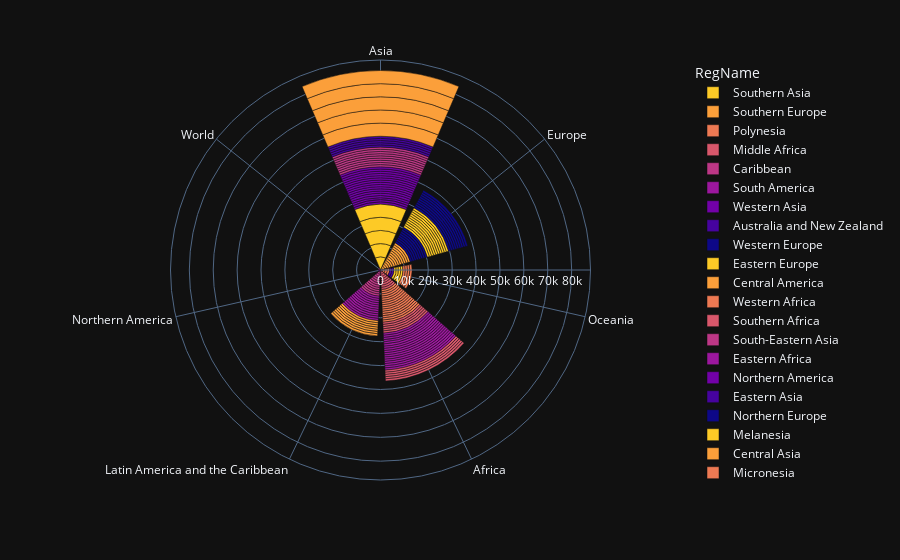

Write notebook code for a chart like this one.
### Code cell
fig = px.bar_polar(df, r = "REG", theta = "AreaName", color = "RegName", template = "plotly_dark", color_discrete_sequence = px.colors.sequential.Plasma[-2::-1])
fig.show()

### Figure 1 — Plotly figure (JSON) as saved in the notebook; plotly's stock layout.template omitted (floating-point values rounded to 4 significant figures)
{"data": [{"hovertemplate": "RegName=Southern Asia<br>REG=%{r}<br>AreaName=%{theta}<extra></extra>", "legendgroup": "Southern Asia", "marker": {"color": "#fdca26", "pattern": {"shape": ""}}, "name": "Southern Asia", "r": [5501, 5501, 5501, 5501, 5501], "showlegend": true, "subplot": "polar", "theta": ["Asia", "Asia", "Asia", "Asia", "Asia"], "type": "barpolar"}, {"hovertemplate": "RegName=Southern Europe<br>REG=%{r}<br>AreaName=%{theta}<extra></extra>", "legendgroup": "Southern Europe", "marker": {"color": "#fb9f3a", "pattern": {"shape": ""}}, "name": "Southern Europe", "r": [925, 925, 925, 925, 925, 925, 925, 925, 925, 925, 925, 925, 925, 925], "showlegend": true, "subplot": "polar", "theta": ["Europe", "Europe", "Europe", "Europe", "Europe", "Europe", "Europe", "Europe", "Europe", "Europe", "Europe", "Europe", "Europe", "Europe"], "type": "barpolar"}, {"hovertemplate": "RegName=Polynesia<br>REG=%{r}<br>AreaName=%{theta}<extra></extra>", "legendgroup": "Polynesia", "marker": {"color": "#ed7953", "pattern": {"shape": ""}}, "name": "Polynesia", "r": [957, 957, 957, 957], "showlegend": true, "subplot": "polar", "theta": ["Oceania", "Oceania", "Oceania", "Oceania"], "type": "barpolar"}, {"hovertemplate": "RegName=Middle Africa<br>REG=%{r}<br>AreaName=%{theta}<extra></extra>", "legendgroup": "Middle Africa", "marker": {"color": "#d8576b", "pattern": {"shape": ""}}, "name": "Middle Africa", "r": [911, 911, 911, 911, 911, 911, 911, 911, 911], "showlegend": true, "subplot": "polar", "theta": ["Africa", "Africa", "Africa", "Africa", "Africa", "Africa", "Africa", "Africa", "Africa"], "type": "barpolar"}, {"hovertemplate": "RegName=Caribbean<br>REG=%{r}<br>AreaName=%{theta}<extra></extra>", "legendgroup": "Caribbean", "marker": {"color": "#bd3786", "pattern": {"shape": ""}}, "name": "Caribbean", "r": [915, 915, 915, 915, 915, 915, 915, 915, 915, 915, 915, 915], "showlegend": true, "subplot": "polar", "theta": ["Latin America and the Caribbean", "Latin America and the Caribbean", "Latin America and the Caribbean", "Latin America and the Caribbean", "Latin America and the Caribbean", "Latin America and the Caribbean", "Latin America and the Caribbean", "Latin America and the Caribbean", "Latin America and the Caribbean", "Latin America and the Caribbean", "Latin America and the Caribbean", "Latin America and the Caribbean"], "type": "barpolar"}, {"hovertemplate": "RegName=South America<br>REG=%{r}<br>AreaName=%{theta}<extra></extra>", "legendgroup": "South America", "marker": {"color": "#9c179e", "pattern": {"shape": ""}}, "name": "South America", "r": [931, 931, 931, 931, 931, 931, 931, 931, 931, 931, 931], "showlegend": true, "subplot": "polar", "theta": ["Latin America and the Caribbean", "Latin America and the Caribbean", "Latin America and the Caribbean", "Latin America and the Caribbean", "Latin America and the Caribbean", "Latin America and the Caribbean", "Latin America and the Caribbean", "Latin America and the Caribbean", "Latin America and the Caribbean", "Latin America and the Caribbean", "Latin America and the Caribbean"], "type": "barpolar"}, {"hovertemplate": "RegName=Western Asia<br>REG=%{r}<br>AreaName=%{theta}<extra></extra>", "legendgroup": "Western Asia", "marker": {"color": "#7201a8", "pattern": {"shape": ""}}, "name": "Western Asia", "r": [922, 922, 922, 922, 922, 922, 922, 922, 922, 922, 922, 922, 922, 922, 922, 922, 922], "showlegend": true, "subplot": "polar", "theta": ["Asia", "Asia", "Asia", "Asia", "Asia", "Asia", "Asia", "Asia", "Asia", "Asia", "Asia", "Asia", "Asia", "Asia", "Asia", "Asia", "Asia"], "type": "barpolar"}, {"hovertemplate": "RegName=Australia and New Zealand<br>REG=%{r}<br>AreaName=%{theta}<extra></extra>", "legendgroup": "Australia and New Zealand", "marker": {"color": "#46039f", "pattern": {"shape": ""}}, "name": "Australia and New Zealand", "r": [927, 927], "showlegend": true, "subplot": "polar", "theta": ["Oceania", "Oceania"], "type": "barpolar"}, {"hovertemplate": "RegName=Western Europe<br>REG=%{r}<br>AreaName=%{theta}<extra></extra>", "legendgroup": "Western Europe", "marker": {"color": "#0d0887", "pattern": {"shape": ""}}, "name": "Western Europe", "r": [926, 926, 926, 926, 926, 926, 926, 926], "showlegend": true, "subplot": "polar", "theta": ["Europe", "Europe", "Europe", "Europe", "Europe", "Europe", "Europe", "Europe"], "type": "barpolar"}, {"hovertemplate": "RegName=Eastern Europe<br>REG=%{r}<br>AreaName=%{theta}<extra></extra>", "legendgroup": "Eastern Europe", "marker": {"color": "#fdca26", "pattern": {"shape": ""}}, "name": "Eastern Europe", "r": [923, 923, 923, 923, 923, 923, 923, 923, 923, 923], "showlegend": true, "subplot": "polar", "theta": ["Europe", "Europe", "Europe", "Europe", "Europe", "Europe", "Europe", "Europe", "Europe", "Europe"], "type": "barpolar"}, {"hovertemplate": "RegName=Central America<br>REG=%{r}<br>AreaName=%{theta}<extra></extra>", "legendgroup": "Central America", "marker": {"color": "#fb9f3a", "pattern": {"shape": ""}}, "name": "Central America", "r": [916, 916, 916, 916, 916, 916, 916], "showlegend": true, "subplot": "polar", "theta": ["Latin America and the Caribbean", "Latin America and the Caribbean", "Latin America and the Caribbean", "Latin America and the Caribbean", "Latin America and the Caribbean", "Latin America and the Caribbean", "Latin America and the Caribbean"], "type": "barpolar"}, {"hovertemplate": "RegName=Western Africa<br>REG=%{r}<br>AreaName=%{theta}<extra></extra>", "legendgroup": "Western Africa", "marker": {"color": "#ed7953", "pattern": {"shape": ""}}, "name": "Western Africa", "r": [914, 914, 914, 914, 914, 914, 914, 914, 914, 914, 914, 914, 914, 914, 914], "showlegend": true, "subplot": "polar", "theta": ["Africa", "Africa", "Africa", "Africa", "Africa", "Africa", "Africa", "Africa", "Africa", "Africa", "Africa", "Africa", "Africa", "Africa", "Africa"], "type": "barpolar"}, {"hovertemplate": "RegName=Southern Africa<br>REG=%{r}<br>AreaName=%{theta}<extra></extra>", "legendgroup": "Southern Africa", "marker": {"color": "#d8576b", "pattern": {"shape": ""}}, "name": "Southern Africa", "r": [913, 913, 913, 913, 913], "showlegend": true, "subplot": "polar", "theta": ["Africa", "Africa", "Africa", "Africa", "Africa"], "type": "barpolar"}, {"hovertemplate": "RegName=South-Eastern Asia<br>REG=%{r}<br>AreaName=%{theta}<extra></extra>", "legendgroup": "South-Eastern Asia", "marker": {"color": "#bd3786", "pattern": {"shape": ""}}, "name": "South-Eastern Asia", "r": [920, 920, 920, 920, 920, 920, 920, 920, 920], "showlegend": true, "subplot": "polar", "theta": ["Asia", "Asia", "Asia", "Asia", "Asia", "Asia", "Asia", "Asia", "Asia"], "type": "barpolar"}, {"hovertemplate": "RegName=Eastern Africa<br>REG=%{r}<br>AreaName=%{theta}<extra></extra>", "legendgroup": "Eastern Africa", "marker": {"color": "#9c179e", "pattern": {"shape": ""}}, "name": "Eastern Africa", "r": [910, 910, 910, 910, 910, 910, 910, 910, 910, 910, 910, 910, 910, 910, 910, 910, 910], "showlegend": true, "subplot": "polar", "theta": ["Africa", "Africa", "Africa", "Africa", "Africa", "Africa", "Africa", "Africa", "Africa", "Africa", "Africa", "Africa", "Africa", "Africa", "Africa", "Africa", "Africa"], "type": "barpolar"}, {"hovertemplate": "RegName=Northern America<br>REG=%{r}<br>AreaName=%{theta}<extra></extra>", "legendgroup": "Northern America", "marker": {"color": "#7201a8", "pattern": {"shape": ""}}, "name": "Northern America", "r": [905], "showlegend": true, "subplot": "polar", "theta": ["Northern America"], "type": "barpolar"}, {"hovertemplate": "RegName=Eastern Asia<br>REG=%{r}<br>AreaName=%{theta}<extra></extra>", "legendgroup": "Eastern Asia", "marker": {"color": "#46039f", "pattern": {"shape": ""}}, "name": "Eastern Asia", "r": [906, 906, 906, 906, 906], "showlegend": true, "subplot": "polar", "theta": ["Asia", "Asia", "Asia", "Asia", "Asia"], "type": "barpolar"}, {"hovertemplate": "RegName=Northern Europe<br>REG=%{r}<br>AreaName=%{theta}<extra></extra>", "legendgroup": "Northern Europe", "marker": {"color": "#0d0887", "pattern": {"shape": ""}}, "name": "Northern Europe", "r": [924, 924, 924, 924, 924, 924, 924, 924, 924], "showlegend": true, "subplot": "polar", "theta": ["Europe", "Europe", "Europe", "Europe", "Europe", "Europe", "Europe", "Europe", "Europe"], "type": "barpolar"}, {"hovertemplate": "RegName=Melanesia<br>REG=%{r}<br>AreaName=%{theta}<extra></extra>", "legendgroup": "Melanesia", "marker": {"color": "#fdca26", "pattern": {"shape": ""}}, "name": "Melanesia", "r": [928, 928, 928, 928], "showlegend": true, "subplot": "polar", "theta": ["Oceania", "Oceania", "Oceania", "Oceania"], "type": "barpolar"}, {"hovertemplate": "RegName=Central Asia<br>REG=%{r}<br>AreaName=%{theta}<extra></extra>", "legendgroup": "Central Asia", "marker": {"color": "#fb9f3a", "pattern": {"shape": ""}}, "name": "Central Asia", "r": [5500, 5500, 5500, 5500, 5500], "showlegend": true, "subplot": "polar", "theta": ["Asia", "Asia", "Asia", "Asia", "Asia"], "type": "barpolar"}, {"hovertemplate": "RegName=Micronesia<br>REG=%{r}<br>AreaName=%{theta}<extra></extra>", "legendgroup": "Micronesia", "marker": {"color": "#ed7953", "pattern": {"shape": ""}}, "name": "Micronesia", "r": [954, 954, 954, 954], "showlegend": true, "subplot": "polar", "theta": ["Oceania", "Oceania", "Oceania", "Oceania"], "type": "barpolar"}, {"hovertemplate": "RegName=Northern Africa<br>REG=%{r}<br>AreaName=%{theta}<extra></extra>", "legendgroup": "Northern Africa", "marker": {"color": "#d8576b", "pattern": {"shape": ""}}, "name": "Northern Africa", "r": [912, 912, 912, 912, 912], "showlegend": true, "subplot": "polar", "theta": ["Africa", "Africa", "Africa", "Africa", "Africa"], "type": "barpolar"}, {"hovertemplate": "RegName=World<br>REG=%{r}<br>AreaName=%{theta}<extra></extra>", "legendgroup": "World", "marker": {"color": "#bd3786", "pattern": {"shape": ""}}, "name": "World", "r": [999], "showlegend": true, "subplot": "polar", "theta": ["World"], "type": "barpolar"}], "layout": {"barmode": "relative", "legend": {"title": {"text": "RegName"}, "tracegroupgap": 0}, "margin": {"t": 60}, "polar": {"angularaxis": {"direction": "clockwise", "rotation": 90}, "domain": {"x": [0, 1], "y": [0, 1]}}}}
